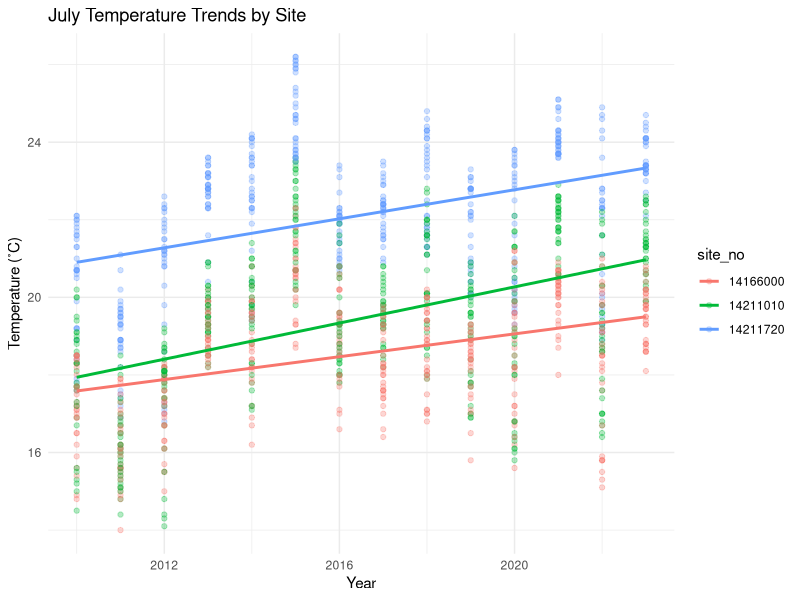

Recreate this plot in R.
## ---- chunk 1
knitr::opts_chunk$set(echo = TRUE, message = FALSE, warning = FALSE)
## ---- chunk 2
library(tidyverse)
library(lubridate)

# Load saved data

temp_data <- read.csv("data/temp_data.csv")

# Select and rename relevant columns 
temp_data <- temp_data %>% 
  select(
    agency_cd = monitoring_location_id, 
    site_no = monitoring_location_id, 
    Date = time, 
    temp_C = value ) 

# Clean site names
temp_data$site_no <- gsub("USGS-", "", temp_data$site_no) 

# Ensure proper format 
temp_data$Date <- as.Date(temp_data$Date) 
temp_data$month <- month(temp_data$Date, label = TRUE)
temp_data$year <- year(temp_data$Date)

## ---- chunk 3
july_data <- temp_data %>%
  filter(month == "Jul")
## ---- chunk 4
july_model <- glm(temp_C ~ year * site_no,
                  data = july_data)

summary(july_model)
## ---- chunk 5
ggplot(july_data, aes(x = year, y = temp_C,
                      color = site_no)) +
  geom_point(alpha = 0.3) +
  geom_smooth(method = "lm", se = FALSE) +
  labs(
    title = "July Temperature Trends by Site",
    x = "Year",
    y = "Temperature (˚C)" ) +
  theme_minimal()
